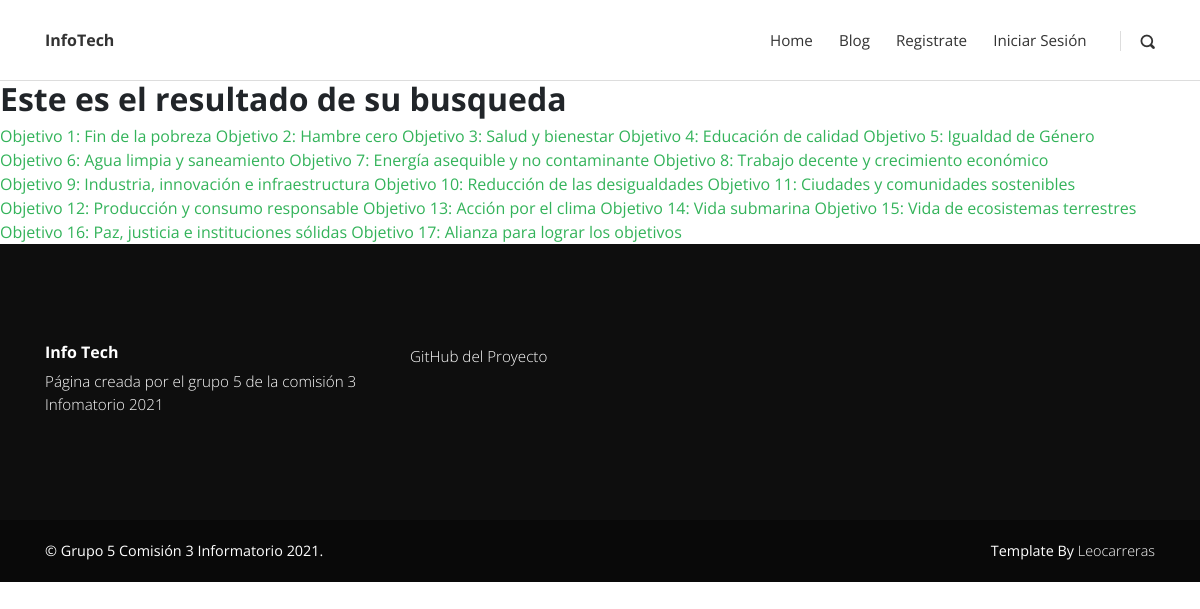
The app's page /search/ with its own data.
### posts/models.py (models this page shows, shortened)
class Post(models.Model):
    title = models.CharField(max_length=100)
    overview = models.TextField()
    timestamp = models.DateTimeField(auto_now_add=True)
    author = models.ForeignKey(Author, on_delete=models.CASCADE)
    thumbnail = models.ImageField()
    categories = models.ManyToManyField(Category)
    featured = models.BooleanField()
    previous_post = models.ForeignKey(
        'self', related_name='previous', on_delete=models.SET_NULL, blank=True, null=True)
    next_post = models.ForeignKey(
        'self', related_name='next', on_delete=models.SET_NULL, blank=True, null=True)
    def get_absolute_url(self):
        return reverse('post-detail', kwargs={
            'id': self.id
        })

### posts/views.py (the view)
# urls.py: path('search/', search, name='search'),
def search(request):
    queryset = Post.objects.all()
    query = request.GET.get('q')
    if query:
        queryset = queryset.filter(
            Q(title__icontains=query) |
            Q(overview__icontains=query)
        ).distinct()
    context = {
        'queryset': queryset
    }
    return render(request, 'search_results.html', context)

### templates/search_results.html
{% extends 'base.html' %}
{% load static %}
{% block content %}
<h2>Este es el resultado de su busqueda</h2>
{% for post in queryset %}
    <a href="{{ post.get_absolute_url }}">{{ post.title }}</a>
{% endfor %}
{% endblock %}

### static_in_env/css/infotech.css (style rules this page uses)
body { overflow-x: hidden; }
a, i, span { display: inline-block; text-decoration: none; -webkit-transition: all 0.3s; transition: all 0.3s; }
h1, h2, h3, h4, h5, h6 { margin-bottom: 15px; }
body { font-family: "Open Sans", sans-serif; font-size: 1rem; font-weight: normal; line-height: 1.5; color: #212529; background-color: #fff; }
a { color: #33b35a; text-decoration: none; }
h1, h2, h3, h4, h5, h6, .h1, .h2, .h3, .h4, .h5, .h6 { margin-bottom: 0.5rem; font-family: inherit; font-weight: 700; line-height: 1.1; color: inherit; }
h2, .h2 { font-size: 2rem; }

### records on screen
Post: title "Objetivo 1: Fin de la pobreza"
Post: title "Objetivo 2: Hambre cero"
Post: title "Objetivo 3: Salud y bienestar"
Post: title "Objetivo 4: Educación de calidad"
Post: title "Objetivo 5: Igualdad de Género"
Post: title "Objetivo 6: Agua limpia y saneamiento"
Post: title "Objetivo 7: Energía asequible y no contaminante"
Post: title "Objetivo 8: Trabajo decente y crecimiento económico"
Post: title "Objetivo 9: Industria, innovación e infraestructura"
Post: title "Objetivo 10: Reducción de las desigualdades"
Post: title "Objetivo 11: Ciudades y comunidades sostenibles"
Post: title "Objetivo 12: Producción y consumo responsable"
Post: title "Objetivo 13: Acción por el clima"
Post: title "Objetivo 14: Vida submarina"
Post: title "Objetivo 15: Vida de ecosistemas terrestres"
Post: title "Objetivo 16: Paz, justicia e instituciones sólidas"
Post: title "Objetivo 17: Alianza para lograr los objetivos"
